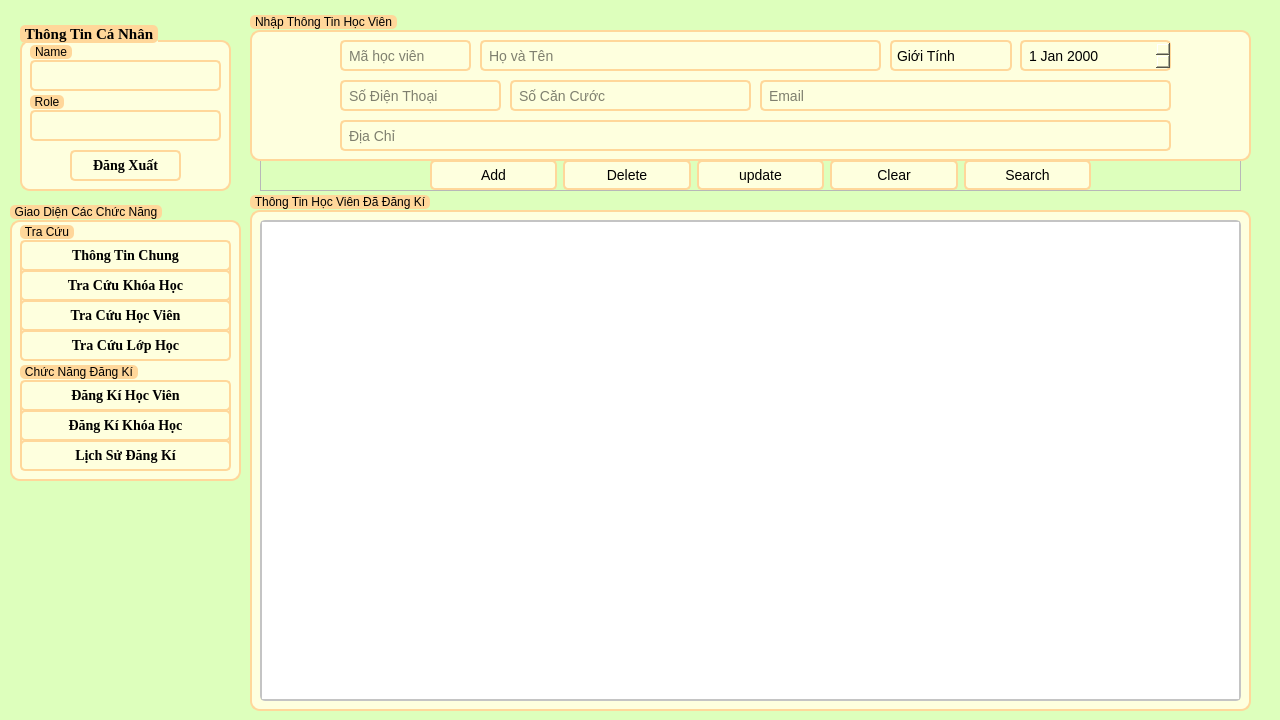
<?xml version="1.0" encoding="UTF-8"?>
<ui version="4.0">
 <class>DangKiHocVien</class>
 <widget class="QWidget" name="DangKiHocVien">
  <property name="geometry">
   <rect>
    <x>0</x>
    <y>0</y>
    <width>1280</width>
    <height>720</height>
   </rect>
  </property>
  <property name="windowTitle">
   <string>Đăng Kí Học Viên</string>
  </property>
  <property name="styleSheet">
   <string notr="true">*{
	font: 700 11pt &quot;Times New Roman&quot;;
}
QWidget#DangKiHocVien {
    background-color: #DDFFBC
}

/* LineEdit Styles */
QLineEdit {
    border: 2px solid #FFD79A;
    border-radius: 5px;
    padding: 5px;
    background-color: #FEFFDE;
    font-size: 14px;
}

QLineEdit:focus {
    border: 2px solid #0078d7;
}

/* PushButton Styles */
QPushButton {
    border: 2px solid #FFD79A;
    border-radius: 5px;
    padding: 5px 15px;
    background-color: #FEFFDE;
    color: #000000;
    font-size: 14px;
}

QPushButton:hover {
    background-color: #FFD79A;
}

QPushButton:pressed {
    background-color: #004494;
}

/* TableWidget Styles */
QTableWidget {
    border: 2px solid #c4c4c4;
    border-radius: 5px;
    font-size: 14px;
}

QHeaderView::section {
    background-color: #FFFAC0;
    color: #9DE6E8;
    padding: 5px;
    border: 1px solid #c4c4c4;
}

QTableWidget::item {
    padding: 5px;
}

QTableWidget::item:selected {
    background-color: #FFD79A;
    color: #FFFAC0;
}

QTableWidget::item:hover {
    background-color: #FFD79A;
}

/* ScrollBar Styles */
QScrollBar:vertical {
    border: none;
    background: #f0f0f0;
    width: 12px;
    margin: 15px 0 15px 0;
}

QScrollBar::handle:vertical {
    background: #c4c4c4;
    min-height: 20px;
    border-radius: 5px;
}

QScrollBar::add-line:vertical,
QScrollBar::sub-line:vertical {
    height: 0;
}

QScrollBar::add-page:vertical,
QScrollBar::sub-page:vertical {
    background: none;
}
/* QDateEdit Styles */
QDateEdit {
    border: 2px solid #FFD79A;
    border-radius: 5px;
    padding: 5px;
    background-color: #FEFFDE;
    font-size: 14px;
}
QDateEdit:focus {
    border: 2px solid #0078d7;
}
/* ComboBox Styles */
QComboBox {
    border: 2px solid #FFD79A;
    border-radius: 5px;
    padding: 5px;
    background-color: #FEFFDE;
    font-size: 14px;
    min-width: 6em;
}

QComboBox:focus {
    border: 2px solid #0078d7;
}

QComboBox::drop-down {
    border: none;
}

QComboBox::down-arrow {
    image: url(down_arrow.png); /* Thay đổi icon mũi tên nếu cần */
}

QComboBox::down-arrow:on {
    top: 1px;
    left: 1px;
}

QComboBox QAbstractItemView {
    border: 2px solid #FFD79A;
    border-radius: 5px;
    background-color: #FEFFDE;
    font-size: 14px;
    selection-background-color: #FFD79A;
}
/* GroupBox Styles */
QGroupBox {
    border: 2px solid #FFD79A;
    border-radius: 10px;
    margin-top: 20px;
    background-color: #FEFFDE;
    padding: 10px;
}

QGroupBox::title {
    subcontrol-origin: margin;
    subcontrol-position: top left;
	top: 5px;
    padding: 0 3px;
    background-color: #FFD79A;
    border-radius: 5px;
    color: #000000;
    font-size: 14pt;
    font-weight: bold;
}
</string>
  </property>
  <widget class="QFrame" name="frame_chucnang">
   <property name="geometry">
    <rect>
     <x>260</x>
     <y>160</y>
     <width>981</width>
     <height>31</height>
    </rect>
   </property>
   <property name="frameShape">
    <enum>QFrame::StyledPanel</enum>
   </property>
   <property name="frameShadow">
    <enum>QFrame::Raised</enum>
   </property>
   <widget class="QWidget" name="layoutWidget_6">
    <property name="geometry">
     <rect>
      <x>170</x>
      <y>0</y>
      <width>661</width>
      <height>31</height>
     </rect>
    </property>
    <layout class="QHBoxLayout" name="horizontalLayout_6">
     <item>
      <widget class="QPushButton" name="btn_them">
       <property name="autoFillBackground">
        <bool>false</bool>
       </property>
       <property name="text">
        <string>Add</string>
       </property>
       <property name="icon">
        <iconset>
         <normaloff>../../icon/add.svg</normaloff>../../icon/add.svg</iconset>
       </property>
       <property name="iconSize">
        <size>
         <width>20</width>
         <height>16</height>
        </size>
       </property>
       <property name="shortcut">
        <string notr="true"/>
       </property>
      </widget>
     </item>
     <item>
      <widget class="QPushButton" name="btn_xoa">
       <property name="text">
        <string>Delete</string>
       </property>
       <property name="icon">
        <iconset>
         <normaloff>../../icon/delete.svg</normaloff>../../icon/delete.svg</iconset>
       </property>
       <property name="shortcut">
        <string notr="true"/>
       </property>
      </widget>
     </item>
     <item>
      <widget class="QPushButton" name="btn_capnhat">
       <property name="text">
        <string>update</string>
       </property>
       <property name="icon">
        <iconset>
         <normaloff>../../icon/update.svg</normaloff>../../icon/update.svg</iconset>
       </property>
       <property name="shortcut">
        <string notr="true"/>
       </property>
      </widget>
     </item>
     <item>
      <widget class="QPushButton" name="btn_xoathongtin">
       <property name="text">
        <string>Clear</string>
       </property>
       <property name="icon">
        <iconset>
         <normaloff>../../icon/clearall.svg</normaloff>../../icon/clearall.svg</iconset>
       </property>
       <property name="shortcut">
        <string notr="true"/>
       </property>
      </widget>
     </item>
     <item>
      <widget class="QPushButton" name="btn_tim">
       <property name="text">
        <string>Search</string>
       </property>
       <property name="icon">
        <iconset>
         <normaloff>../../icon/search.svg</normaloff>../../icon/search.svg</iconset>
       </property>
       <property name="shortcut">
        <string notr="true"/>
       </property>
      </widget>
     </item>
    </layout>
   </widget>
  </widget>
  <widget class="QGroupBox" name="groupBox">
   <property name="geometry">
    <rect>
     <x>250</x>
     <y>10</y>
     <width>1001</width>
     <height>151</height>
    </rect>
   </property>
   <property name="title">
    <string>Nhập Thông Tin Học Viên</string>
   </property>
   <widget class="QLineEdit" name="diachi">
    <property name="geometry">
     <rect>
      <x>90</x>
      <y>110</y>
      <width>831</width>
      <height>31</height>
     </rect>
    </property>
    <property name="placeholderText">
     <string>Địa Chỉ</string>
    </property>
   </widget>
   <widget class="QLineEdit" name="mahocvien">
    <property name="geometry">
     <rect>
      <x>90</x>
      <y>30</y>
      <width>131</width>
      <height>31</height>
     </rect>
    </property>
    <property name="placeholderText">
     <string>Mã học viên</string>
    </property>
   </widget>
   <widget class="QLineEdit" name="ten">
    <property name="geometry">
     <rect>
      <x>230</x>
      <y>30</y>
      <width>401</width>
      <height>31</height>
     </rect>
    </property>
    <property name="placeholderText">
     <string>Họ và Tên</string>
    </property>
   </widget>
   <widget class="QComboBox" name="Gioitinh">
    <property name="geometry">
     <rect>
      <x>640</x>
      <y>30</y>
      <width>122</width>
      <height>31</height>
     </rect>
    </property>
    <property name="placeholderText">
     <string>Giới Tính</string>
    </property>
    <item>
     <property name="text">
      <string>Giới Tính</string>
     </property>
    </item>
    <item>
     <property name="text">
      <string>Nam</string>
     </property>
    </item>
    <item>
     <property name="text">
      <string>Nữ</string>
     </property>
    </item>
    <item>
     <property name="text">
      <string>Khác</string>
     </property>
    </item>
   </widget>
   <widget class="QLineEdit" name="socccd">
    <property name="geometry">
     <rect>
      <x>260</x>
      <y>70</y>
      <width>241</width>
      <height>31</height>
     </rect>
    </property>
    <property name="placeholderText">
     <string>Số Căn Cước</string>
    </property>
   </widget>
   <widget class="QLineEdit" name="sodienthoai">
    <property name="geometry">
     <rect>
      <x>90</x>
      <y>70</y>
      <width>161</width>
      <height>31</height>
     </rect>
    </property>
    <property name="placeholderText">
     <string>Số Điện Thoại</string>
    </property>
   </widget>
   <widget class="QLineEdit" name="email">
    <property name="geometry">
     <rect>
      <x>510</x>
      <y>70</y>
      <width>411</width>
      <height>31</height>
     </rect>
    </property>
    <property name="placeholderText">
     <string>Email</string>
    </property>
   </widget>
   <widget class="QDateEdit" name="ngaysinh">
    <property name="geometry">
     <rect>
      <x>770</x>
      <y>30</y>
      <width>151</width>
      <height>31</height>
     </rect>
    </property>
   </widget>
  </widget>
  <widget class="QGroupBox" name="groupBox_2">
   <property name="enabled">
    <bool>true</bool>
   </property>
   <property name="geometry">
    <rect>
     <x>20</x>
     <y>20</y>
     <width>211</width>
     <height>171</height>
    </rect>
   </property>
   <property name="font">
    <font>
     <family>Times New Roman</family>
     <pointsize>11</pointsize>
     <italic>false</italic>
     <bold>true</bold>
    </font>
   </property>
   <property name="title">
    <string>Thông Tin Cá Nhân</string>
   </property>
   <widget class="QPushButton" name="btn_dangxuat">
    <property name="geometry">
     <rect>
      <x>50</x>
      <y>130</y>
      <width>111</width>
      <height>31</height>
     </rect>
    </property>
    <property name="font">
     <font>
      <family>Times New Roman</family>
      <pointsize>-1</pointsize>
      <italic>false</italic>
      <bold>true</bold>
      <underline>false</underline>
      <strikeout>false</strikeout>
     </font>
    </property>
    <property name="styleSheet">
     <string notr="true"/>
    </property>
    <property name="text">
     <string>Đăng Xuất</string>
    </property>
   </widget>
   <widget class="QGroupBox" name="groupBox_3">
    <property name="geometry">
     <rect>
      <x>10</x>
      <y>70</y>
      <width>191</width>
      <height>51</height>
     </rect>
    </property>
    <property name="title">
     <string>Role</string>
    </property>
    <widget class="QLineEdit" name="infor_role">
     <property name="enabled">
      <bool>false</bool>
     </property>
     <property name="geometry">
      <rect>
       <x>0</x>
       <y>20</y>
       <width>191</width>
       <height>31</height>
      </rect>
     </property>
    </widget>
   </widget>
   <widget class="QGroupBox" name="groupBox_4">
    <property name="geometry">
     <rect>
      <x>10</x>
      <y>20</y>
      <width>191</width>
      <height>51</height>
     </rect>
    </property>
    <property name="layoutDirection">
     <enum>Qt::LeftToRight</enum>
    </property>
    <property name="autoFillBackground">
     <bool>false</bool>
    </property>
    <property name="title">
     <string>Name</string>
    </property>
    <widget class="QLineEdit" name="infor_username">
     <property name="enabled">
      <bool>false</bool>
     </property>
     <property name="geometry">
      <rect>
       <x>0</x>
       <y>20</y>
       <width>191</width>
       <height>31</height>
      </rect>
     </property>
    </widget>
   </widget>
  </widget>
  <widget class="QGroupBox" name="groupBox_6">
   <property name="geometry">
    <rect>
     <x>250</x>
     <y>190</y>
     <width>1001</width>
     <height>521</height>
    </rect>
   </property>
   <property name="title">
    <string>Thông Tin Học Viên Đã Đăng Kí</string>
   </property>
   <widget class="QTableWidget" name="result_table">
    <property name="enabled">
     <bool>true</bool>
    </property>
    <property name="geometry">
     <rect>
      <x>10</x>
      <y>30</y>
      <width>981</width>
      <height>481</height>
     </rect>
    </property>
   </widget>
  </widget>
  <widget class="QGroupBox" name="groupBox_5">
   <property name="geometry">
    <rect>
     <x>10</x>
     <y>200</y>
     <width>231</width>
     <height>281</height>
    </rect>
   </property>
   <property name="title">
    <string>Giao Diện Các Chức Năng</string>
   </property>
   <widget class="QGroupBox" name="groupBox_7">
    <property name="geometry">
     <rect>
      <x>10</x>
      <y>20</y>
      <width>211</width>
      <height>141</height>
     </rect>
    </property>
    <property name="title">
     <string>Tra Cứu</string>
    </property>
    <widget class="QPushButton" name="btn_tracuuhocvien">
     <property name="geometry">
      <rect>
       <x>0</x>
       <y>80</y>
       <width>211</width>
       <height>31</height>
      </rect>
     </property>
     <property name="font">
      <font>
       <family>Times New Roman</family>
       <pointsize>-1</pointsize>
       <italic>false</italic>
       <bold>true</bold>
       <underline>false</underline>
       <strikeout>false</strikeout>
      </font>
     </property>
     <property name="text">
      <string>Tra Cứu Học Viên</string>
     </property>
    </widget>
    <widget class="QPushButton" name="btn_thongtinchung">
     <property name="enabled">
      <bool>true</bool>
     </property>
     <property name="geometry">
      <rect>
       <x>0</x>
       <y>20</y>
       <width>211</width>
       <height>31</height>
      </rect>
     </property>
     <property name="font">
      <font>
       <family>Times New Roman</family>
       <pointsize>-1</pointsize>
       <italic>false</italic>
       <bold>true</bold>
       <underline>false</underline>
       <strikeout>false</strikeout>
      </font>
     </property>
     <property name="text">
      <string>Thông Tin Chung</string>
     </property>
    </widget>
    <widget class="QPushButton" name="btn_tracuukhoahoc">
     <property name="enabled">
      <bool>true</bool>
     </property>
     <property name="geometry">
      <rect>
       <x>0</x>
       <y>50</y>
       <width>211</width>
       <height>31</height>
      </rect>
     </property>
     <property name="font">
      <font>
       <family>Times New Roman</family>
       <pointsize>-1</pointsize>
       <italic>false</italic>
       <bold>true</bold>
       <underline>false</underline>
       <strikeout>false</strikeout>
      </font>
     </property>
     <property name="text">
      <string>Tra Cứu Khóa Học</string>
     </property>
    </widget>
    <widget class="QPushButton" name="btn_tracuulophoc">
     <property name="geometry">
      <rect>
       <x>0</x>
       <y>110</y>
       <width>211</width>
       <height>31</height>
      </rect>
     </property>
     <property name="font">
      <font>
       <family>Times New Roman</family>
       <pointsize>-1</pointsize>
       <italic>false</italic>
       <bold>true</bold>
       <underline>false</underline>
       <strikeout>false</strikeout>
      </font>
     </property>
     <property name="text">
      <string>Tra Cứu Lớp Học</string>
     </property>
    </widget>
   </widget>
   <widget class="QGroupBox" name="groupBox_10">
    <property name="geometry">
     <rect>
      <x>10</x>
      <y>160</y>
      <width>211</width>
      <height>111</height>
     </rect>
    </property>
    <property name="title">
     <string>Chức Năng Đăng Kí</string>
    </property>
    <widget class="QPushButton" name="btn_dangkikhoahoc">
     <property name="enabled">
      <bool>true</bool>
     </property>
     <property name="geometry">
      <rect>
       <x>0</x>
       <y>50</y>
       <width>211</width>
       <height>31</height>
      </rect>
     </property>
     <property name="font">
      <font>
       <family>Times New Roman</family>
       <pointsize>-1</pointsize>
       <italic>false</italic>
       <bold>true</bold>
       <underline>false</underline>
       <strikeout>false</strikeout>
      </font>
     </property>
     <property name="text">
      <string>Đăng Kí Khóa Học</string>
     </property>
    </widget>
    <widget class="QPushButton" name="btn_lichsudangki">
     <property name="enabled">
      <bool>true</bool>
     </property>
     <property name="geometry">
      <rect>
       <x>0</x>
       <y>80</y>
       <width>211</width>
       <height>31</height>
      </rect>
     </property>
     <property name="font">
      <font>
       <family>Times New Roman</family>
       <pointsize>-1</pointsize>
       <italic>false</italic>
       <bold>true</bold>
       <underline>false</underline>
       <strikeout>false</strikeout>
      </font>
     </property>
     <property name="text">
      <string>Lịch Sử Đăng Kí</string>
     </property>
    </widget>
    <widget class="QPushButton" name="btn_dangkihocvien">
     <property name="enabled">
      <bool>false</bool>
     </property>
     <property name="geometry">
      <rect>
       <x>0</x>
       <y>20</y>
       <width>211</width>
       <height>31</height>
      </rect>
     </property>
     <property name="font">
      <font>
       <family>Times New Roman</family>
       <pointsize>-1</pointsize>
       <italic>false</italic>
       <bold>true</bold>
       <underline>false</underline>
       <strikeout>false</strikeout>
      </font>
     </property>
     <property name="text">
      <string>Đăng Kí Học Viên</string>
     </property>
    </widget>
   </widget>
  </widget>
 </widget>
 <tabstops>
  <tabstop>diachi</tabstop>
  <tabstop>mahocvien</tabstop>
  <tabstop>ten</tabstop>
  <tabstop>Gioitinh</tabstop>
  <tabstop>sodienthoai</tabstop>
  <tabstop>socccd</tabstop>
  <tabstop>email</tabstop>
 </tabstops>
 <resources/>
 <connections/>
</ui>
